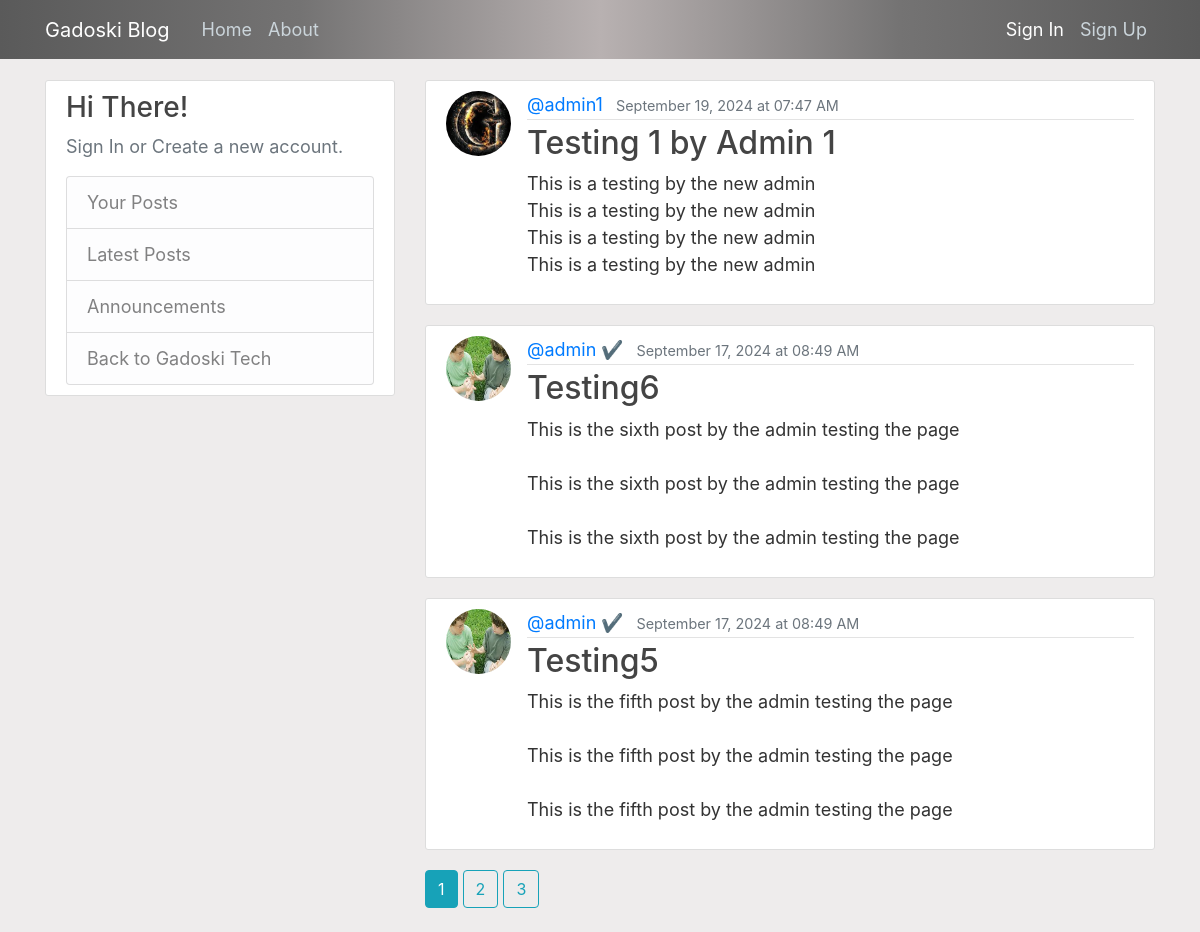
Page /home on the earlier database version.
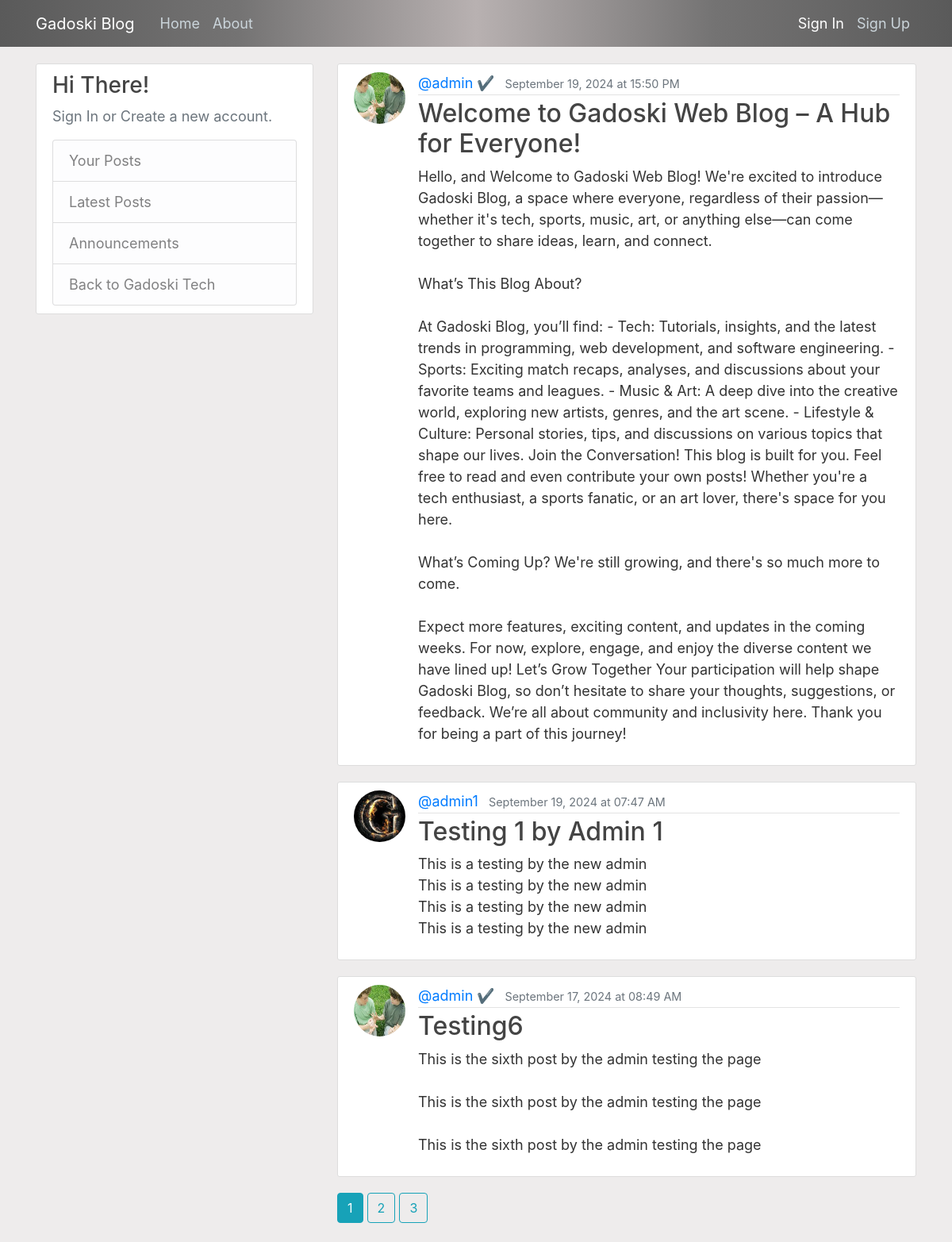
Same page on the later database version.
### flaskblog/models.py (models this page shows, shortened)
class Post(db.Model):
    id = db.Column(db.Integer, primary_key=True)
    title = db.Column(db.String(100), nullable=False)
    date_posted = db.Column(db.DateTime, nullable=False, default=datetime.utcnow)
    content = db.Column(db.Text, nullable=False)
    user_id = db.Column(db.Integer, db.ForeignKey('user.id'), nullable=False)

class User(db.Model, UserMixin):
    id = db.Column(db.Integer, primary_key=True)
    username = db.Column(db.String(22), unique=True, nullable=False)
    email = db.Column(db.String(120), unique=True, nullable=False)
    profile_image = db.Column(db.String(120), nullable=False, default='static/images/default.jpg')
    password = db.Column(db.String(120), nullable=False)
    posts = db.relationship('Post', backref='author', lazy=True)
    bio = db.Column(db.Text, nullable=True)

### flaskblog/main/routes.py (the view)
@main.route('/')
@main.route('/home')
def homepage():
    page = request.args.get('page', 1, type=int)
    posts = Post.query.order_by(Post.date_posted.desc()).paginate(page=page, per_page=3)
    return render_template('home.html', posts = posts)

### flaskblog/templates/home.html
{% extends "layout.html" %} {% block data %} {% for post in posts.items %}
<article class="media content-section">
  <img
    class="rounded-circle article-img"
    src="{{ url_for('static', filename='images/' + post.author.profile_image) }}"
    alt="Profile Picture"
  />
  <div class="media-body">
    <div class="article-metadata">
      <a
        class="mr-2"
        href="{{ url_for('users.userPosts', username=post.author.username) }}"
        >@{{ post.author.username }}</a
      >
      <small class="text-secondary"
        >{{ post.date_posted.strftime('%B %d, %Y at %H:%M %p') }}</small
      >
    </div>
    <h2>
      <a
        class="article-title"
        href="{{ url_for('posts.post', post_id=post.id) }}"
        >{{ post.title }}</a
      >
    </h2>
    <p class="article-content">{{ post.content }}</p>
  </div>
</article>
{% endfor %} {% for page_num in posts.iter_pages(left_edge=1, right_edge=1,
left_current=2, right_current=2) %} {% if page_num %} {% if posts.page ==
page_num %}
<a
  class="btn btn-info mb-4"
  href="{{ url_for('main.homepage', page=page_num) }}"
  >{{ page_num }}</a
>
{% else %}
<a
  class="btn btn-outline-info mb-4"
  href="{{ url_for('main.homepage', page=page_num) }}"
  >{{ page_num }}</a
>
{% endif %} {% else %} ... {% endif %} {% endfor %} {% endblock data %}

### flaskblog/templates/layout.html (shortened to what this page needs)
<!DOCTYPE html>
<html lang="en">
  <head>
    <link
      rel="stylesheet"
      href="https://cdn.jsdelivr.net/npm/bootstrap@4.1.3/dist/css/bootstrap.min.css"
    />
    <link
      rel="stylesheet"
      type="text/css"
      href="{{ url_for('static', filename='main.css') }}"
    />
    <link
      rel="stylesheet"
      type="text/css"
      href="{{ url_for('static', filename='styles.css') }}"
    />
  </head>
  <body class="">
    <header class="site-header">
      <nav class="navbar navbar-expand-md navbar-dark  fixed-top">
        <div class="container">
          <a class="navbar-brand mr-4" href="/">Gadoski Blog</a>
          <div class="collapse navbar-collapse" id="navbarToggle">
            <div class="navbar-nav mr-auto">
              <a class="nav-item nav-link" href="{{ url_for('main.homepage') }}"
                >Home</a
              >
              <a
                class="nav-item nav-link"
                href="{{ url_for('main.about_page') }}"
                >About</a
              >
            </div>
            <div class="navbar-nav">
              {% if current_user.is_authenticated %}
              <a class="nav-item nav-link" href="{{ url_for('posts.newPost') }}"
                >New Post</a
              >
              <a class="nav-item nav-link" href="{{ url_for('users.account') }}"
                >Account</a
              >
              <a class="nav-item nav-link" href="{{ url_for('users.signOut') }}"
                >Sign Out</a
              >
              {% else %}
              <a
                class="nav-item nav-link text-white"
                href="{{ url_for('users.signIn') }}"
                >Sign In</a
              >
              <a class="nav-item nav-link" href="{{ url_for('users.signUp') }}"
                >Sign Up</a
              >
              {% endif %}
            </div>
          </div>
        </div>
      </nav>
    </header>
    <main role="main" class="container">
      <div class="row">
        {% if request.endpoint == 'main.homepage' %}
        <div class="col-md-4">
          <div class="content-section">
            {% if current_user.is_authenticated %}
            <h3>Hi, {{ current_user.username }}</h3>
            <p class="text-muted">
              {% if current_user.bio %}
                <p><strong></strong> {{ current_user.bio }}</p>
              {% else %}
                <p>You haven't added a bio yet. <a href="{{ url_for('users.bio') }}" class="mt-1">Create One Here</a></p>
              {% endif %}
            </p>
            {% else %}
            <h3>Hi There!</h3>
            <p class="text-muted">Sign In or Create a new account.</p>
            {% endif %}
            <ul class="list-group">
              <a
                class="list-group-item list-group-item-light"
                href="{{ url_for('users.userPosts', username=current_user.username) }}"
              >
                Your Posts
              </a>
              <a
                class="list-group-item list-group-item-light"
                href="{{ url_for('users.latest_posts') }}"
                >Latest Posts</a
              >
              <a
                class="list-group-item list-group-item-light"
                href="{{ url_for('main.announcements_page') }}"
                >Announcements</a
              >
              <a
                class="list-group-item list-group-item-light"
                href="https://www.gadoski.tech"
                >Back to Gadoski Tech</a
              >
            </ul>
          </div>
        </div>
        {% endif %}
        <div class="col-md-8">
           {% block data %}{% endblock
          data %}
        </div>
      </div>
    </main>
  </body>
</html>

### flaskblog/static/main.css (style rules this page uses)
body { background: #eeecec; color: #333333; margin-top: 5rem; }
h1, h2, h3, h4, h5, h6 { color: #444444; }
.navbar { background: linear-gradient(to right, #5a5a5a, #747373, #b8b1b1, #747373, #5a5a5a); }
.site-header .navbar-nav .nav-link { color: #cbd5db; }
.content-section { background: #ffffff; padding: 10px 20px; border: 1px solid #dddddd; border-radius: 3px; margin-bottom: 20px; }
.article-title { color: #444444; }
.article-content { white-space: pre-line; }
.article-img { height: 65px; width: 65px; margin-right: 16px; }
.article-metadata { padding-bottom: 1px; margin-bottom: 4px; border-bottom: 1px solid #e3e3e3 }

### flaskblog/static/styles.css (style rules this page uses)
body { font-size: 18px; }

Differences in the rows shown:
no longer on this page (row unchanged): Post: profile_image (picture), author.username "admin ✔", date_posted "September 17, 2024 at 08:49 AM", title "Testing5", content "This is the fifth post by the admin testing the page This is the fifth post by the admin testing the page This is the fifth post by the admin testing the page"
added Post: profile_image (picture), author.username "admin ✔", date_posted "September 19, 2024 at 15:50 PM", title "Welcome to Gadoski Web Blog – A Hub for Everyone!", content "Hello, and Welcome to Gadoski Web Blog! We're excited to introduce Gadoski Blog, a space where everyone, regardless of their passion—whether it's tech, sports, music, art, or anything else—can come together to share ideas, learn, and connect. What’s This Blog About? At Gadoski Blog, you’ll find: - Tech: Tutorials, insights, and the latest trends in programming, web development, and software engineering. - Sports: Exciting match recaps, analyses, and discussions about your favorite teams and leagues. - Music & Art: A deep dive into the creative world, exploring new artists, genres, and the art scene. - Lifestyle & Culture: Personal stories, tips, and discussions on various topics that shape…"
